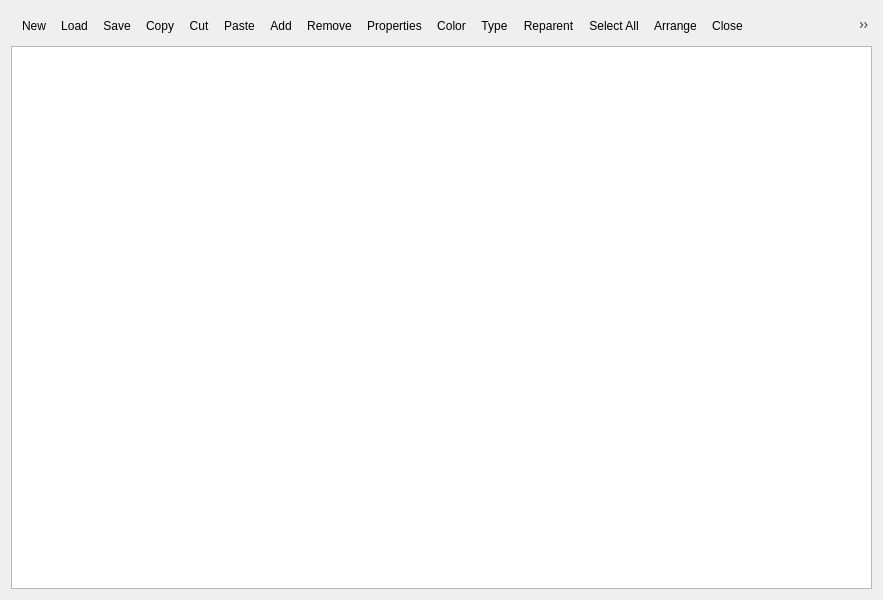
<?xml version="1.0" encoding="UTF-8"?>
<ui version="4.0">
 <class>MiniFlo</class>
 <widget class="QDialog" name="MiniFlo">
  <property name="windowModality">
   <enum>Qt::NonModal</enum>
  </property>
  <property name="geometry">
   <rect>
    <x>0</x>
    <y>0</y>
    <width>883</width>
    <height>600</height>
   </rect>
  </property>
  <property name="sizePolicy">
   <sizepolicy hsizetype="MinimumExpanding" vsizetype="MinimumExpanding">
    <horstretch>0</horstretch>
    <verstretch>0</verstretch>
   </sizepolicy>
  </property>
  <property name="windowTitle">
   <string>MainWindow</string>
  </property>
  <property name="windowIcon">
   <iconset resource="../../resource/images/icons-app.qrc">
    <normaloff>:/application/icons/flo.svg</normaloff>:/application/icons/flo.svg</iconset>
  </property>
  <layout class="QVBoxLayout" name="verticalLayout">
   <item>
    <widget class="QToolBar" name="blockToolBar">
     <property name="sizePolicy">
      <sizepolicy hsizetype="Expanding" vsizetype="Fixed">
       <horstretch>0</horstretch>
       <verstretch>0</verstretch>
      </sizepolicy>
     </property>
     <property name="windowTitle">
      <string>Object Operations</string>
     </property>
     <property name="orientation">
      <enum>Qt::Horizontal</enum>
     </property>
     <addaction name="actionNew"/>
     <addaction name="actionLoad"/>
     <addaction name="actionSave"/>
     <addaction name="actionCopy"/>
     <addaction name="actionCut"/>
     <addaction name="actionPaste"/>
     <addaction name="actionAddIdea"/>
     <addaction name="actionRemoveIdea"/>
     <addaction name="actionProperties"/>
     <addaction name="actionColorIdea"/>
     <addaction name="actionChangeType"/>
     <addaction name="actionReparentIdea"/>
     <addaction name="actionSelectAll"/>
     <addaction name="actionArrangeChildren"/>
     <addaction name="actionQuit"/>
     <addaction name="actionInsertAsOutline"/>
    </widget>
   </item>
   <item>
    <widget class="MindMapView" name="graphicsView">
     <property name="sizePolicy">
      <sizepolicy hsizetype="Expanding" vsizetype="Expanding">
       <horstretch>0</horstretch>
       <verstretch>0</verstretch>
      </sizepolicy>
     </property>
    </widget>
   </item>
  </layout>
  <action name="actionQuit">
   <property name="icon">
    <iconset resource="../../resource/images/icons-app.qrc">
     <normaloff>:/application/icons/process-stop.svg</normaloff>:/application/icons/process-stop.svg</iconset>
   </property>
   <property name="text">
    <string>Close</string>
   </property>
   <property name="shortcut">
    <string>Esc</string>
   </property>
   <property name="menuRole">
    <enum>QAction::QuitRole</enum>
   </property>
  </action>
  <action name="actionArrangeChildren">
   <property name="icon">
    <iconset resource="../../resource/images/icons-app.qrc">
     <normaloff>:/application/icons/align-autoplace.svg</normaloff>:/application/icons/align-autoplace.svg</iconset>
   </property>
   <property name="text">
    <string>Arrange</string>
   </property>
  </action>
  <action name="actionReparentIdea">
   <property name="icon">
    <iconset resource="../../resource/images/icons-app.qrc">
     <normaloff>:/application/icons/block-reparent.svg</normaloff>:/application/icons/block-reparent.svg</iconset>
   </property>
   <property name="text">
    <string>Reparent</string>
   </property>
  </action>
  <action name="actionRemoveIdea">
   <property name="icon">
    <iconset resource="../../resource/images/icons-app.qrc">
     <normaloff>:/application/icons/list-remove.svg</normaloff>:/application/icons/list-remove.svg</iconset>
   </property>
   <property name="text">
    <string>Remove</string>
   </property>
  </action>
  <action name="actionCut">
   <property name="icon">
    <iconset resource="../../resource/images/icons-app.qrc">
     <normaloff>:/application/icons/edit-cut.svg</normaloff>:/application/icons/edit-cut.svg</iconset>
   </property>
   <property name="text">
    <string>Cut</string>
   </property>
   <property name="shortcut">
    <string>Ctrl+X</string>
   </property>
  </action>
  <action name="actionCopy">
   <property name="icon">
    <iconset resource="../../resource/images/icons-app.qrc">
     <normaloff>:/application/icons/edit-copy.svg</normaloff>:/application/icons/edit-copy.svg</iconset>
   </property>
   <property name="text">
    <string>Copy</string>
   </property>
   <property name="shortcut">
    <string>Ctrl+C</string>
   </property>
  </action>
  <action name="actionPaste">
   <property name="icon">
    <iconset resource="../../resource/images/icons-app.qrc">
     <normaloff>:/application/icons/edit-paste.svg</normaloff>:/application/icons/edit-paste.svg</iconset>
   </property>
   <property name="text">
    <string>Paste</string>
   </property>
   <property name="shortcut">
    <string>Ctrl+V</string>
   </property>
  </action>
  <action name="actionSelectAll">
   <property name="icon">
    <iconset resource="../../resource/images/icons-app.qrc">
     <normaloff>:/application/icons/edit-selectall.svg</normaloff>:/application/icons/edit-selectall.svg</iconset>
   </property>
   <property name="text">
    <string>Select All</string>
   </property>
  </action>
  <action name="actionAddIdea">
   <property name="icon">
    <iconset resource="../../resource/images/icons-app.qrc">
     <normaloff>:/application/icons/list-add.svg</normaloff>:/application/icons/list-add.svg</iconset>
   </property>
   <property name="text">
    <string>Add</string>
   </property>
  </action>
  <action name="actionReload">
   <property name="icon">
    <iconset resource="../../resource/images/icons-app.qrc">
     <normaloff>:/application/icons/document-reload.svg</normaloff>:/application/icons/document-reload.svg</iconset>
   </property>
   <property name="text">
    <string>Reload</string>
   </property>
  </action>
  <action name="actionColorIdea">
   <property name="icon">
    <iconset resource="../../resource/images/icons-app.qrc">
     <normaloff>:/application/icons/block-color.svg</normaloff>:/application/icons/block-color.svg</iconset>
   </property>
   <property name="text">
    <string>Color</string>
   </property>
  </action>
  <action name="actionChangeType">
   <property name="icon">
    <iconset resource="../../resource/images/icons-app.qrc">
     <normaloff>:/application/icons/block-shape.svg</normaloff>:/application/icons/block-shape.svg</iconset>
   </property>
   <property name="text">
    <string>Type</string>
   </property>
  </action>
  <action name="actionProperties">
   <property name="icon">
    <iconset resource="../../resource/images/icons-app.qrc">
     <normaloff>:/application/icons/document-properties.svg</normaloff>:/application/icons/document-properties.svg</iconset>
   </property>
   <property name="text">
    <string>Properties</string>
   </property>
  </action>
  <action name="actionInsertAsOutline">
   <property name="icon">
    <iconset>
     <normalon>:/application/icons/edit-redo.svg</normalon>
    </iconset>
   </property>
   <property name="text">
    <string>Export as Text Outline</string>
   </property>
   <property name="toolTip">
    <string>Export as Text Outline</string>
   </property>
  </action>
  <action name="actionNew">
   <property name="icon">
    <iconset>
     <normalon>:/application/icons/document-new.svg</normalon>
    </iconset>
   </property>
   <property name="text">
    <string>New</string>
   </property>
   <property name="shortcut">
    <string>Ctrl+N</string>
   </property>
  </action>
  <action name="actionSave">
   <property name="icon">
    <iconset>
     <normalon>:/application/icons/document-save.svg</normalon>
    </iconset>
   </property>
   <property name="text">
    <string>Save</string>
   </property>
   <property name="shortcut">
    <string>Ctrl+S</string>
   </property>
  </action>
  <action name="actionLoad">
   <property name="icon">
    <iconset>
     <normalon>:/application/icons/document-open.svg</normalon>
    </iconset>
   </property>
   <property name="text">
    <string>Load</string>
   </property>
   <property name="shortcut">
    <string>Ctrl+O</string>
   </property>
  </action>
 </widget>
 <customwidgets>
  <customwidget>
   <class>MindMapView</class>
   <extends>QGraphicsView</extends>
   <header>mindmapview.h</header>
  </customwidget>
 </customwidgets>
 <resources>
  <include location="../../resource/images/icons-app.qrc"/>
 </resources>
 <connections/>
</ui>
